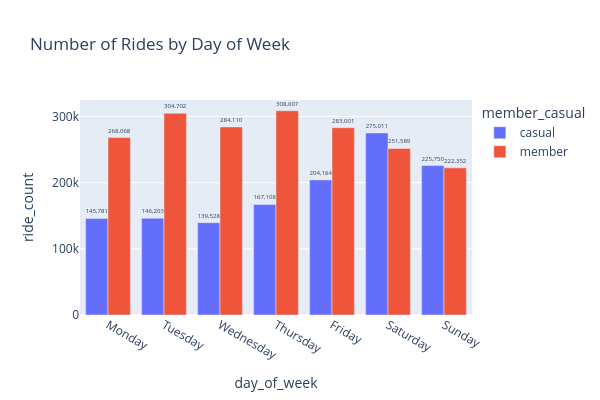

The cell this chart's notebook holds for it:
### Code cell
day_order = ['Monday', 'Tuesday', 'Wednesday', 'Thursday',
             'Friday', 'Saturday', 'Sunday']

counts = (
    df.groupby(['day_of_week', 'member_casual'])
      .size()
      .reset_index(name='ride_count')
)

fig = px.bar(
    counts,
    x='day_of_week',
    y='ride_count',
    color='member_casual',
    barmode='group',
    text='ride_count',
    category_orders={'day_of_week': day_order},
    title='Number of Rides by Day of Week', 
    width=600,
    height=400
)

fig.update_traces(texttemplate='%{text:,}', textposition='outside')
fig.show()

### Figure 1 — Plotly figure (JSON) as saved in the notebook; plotly's stock layout.template omitted (floating-point values rounded to 4 significant figures)
{"data": [{"alignmentgroup": "True", "hovertemplate": "member_casual=casual<br>day_of_week=%{x}<br>ride_count=%{text}<extra></extra>", "legendgroup": "casual", "marker": {"color": "#636efa", "pattern": {"shape": ""}}, "name": "casual", "offsetgroup": "casual", "orientation": "v", "showlegend": true, "text": [204200.0, 145800.0, 275000.0, 225800.0, 167100.0, 146200.0, 139500.0], "textposition": "outside", "texttemplate": "%{text:,}", "type": "bar", "x": ["Friday", "Monday", "Saturday", "Sunday", "Thursday", "Tuesday", "Wednesday"], "xaxis": "x", "y": [204164, 145781, 275011, 225750, 167108, 146203, 139528], "yaxis": "y"}, {"alignmentgroup": "True", "hovertemplate": "member_casual=member<br>day_of_week=%{x}<br>ride_count=%{text}<extra></extra>", "legendgroup": "member", "marker": {"color": "#EF553B", "pattern": {"shape": ""}}, "name": "member", "offsetgroup": "member", "orientation": "v", "showlegend": true, "text": [283000.0, 268100.0, 251600.0, 222400.0, 308600.0, 304700.0, 284100.0], "textposition": "outside", "texttemplate": "%{text:,}", "type": "bar", "x": ["Friday", "Monday", "Saturday", "Sunday", "Thursday", "Tuesday", "Wednesday"], "xaxis": "x", "y": [283001, 268068, 251589, 222352, 308607, 304702, 284110], "yaxis": "y"}], "layout": {"barmode": "group", "height": 400, "legend": {"title": {"text": "member_casual"}, "tracegroupgap": 0}, "title": {"text": "Number of Rides by Day of Week"}, "width": 600, "xaxis": {"anchor": "y", "categoryarray": ["Monday", "Tuesday", "Wednesday", "Thursday", "Friday", "Saturday", "Sunday"], "categoryorder": "array", "domain": [0, 1], "title": {"text": "day_of_week"}}, "yaxis": {"anchor": "x", "domain": [0, 1], "title": {"text": "ride_count"}}}}
